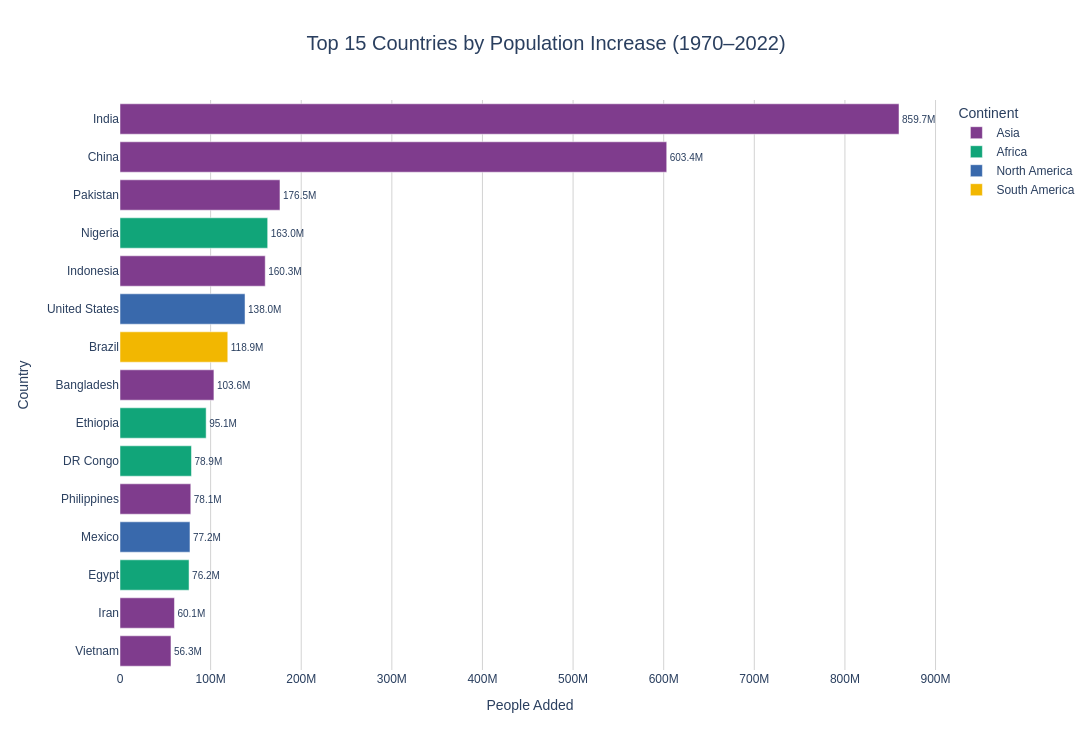

Write notebook code for a chart like this one.
### Markdown cell above
**Chart choice & justification:** *Which chart did you choose, and why? Justify design choices.

*YOUR ANSWER HERE* : I chose a horizontal bar chart because it makes it easy to compare population increases across the 15 countries. The countries are sorted in descending order, with the largest increase at the top. Different colours represent continents, making it easier to identify the African countries among the top 15. I used population increase (2022 population minus 1970 population) as the measurement.

### Code cell
# 1. Calculate population increase (1970–2022)
df['Population Added'] = (
    df['2022 Population'] - df['1970 Population']
)

# 2. Select the top 15 countries
top15 = df.nlargest(15, 'Population Added').copy()

# 3. Count African countries
africa_count = (
    top15['Continent'] == 'Africa'
).sum()

# 4. Sort countries for ranking (smallest at bottom)
top15_sorted = top15.sort_values(
    'Population Added', ascending=True
)

# 5. Create professional horizontal bar chart
fig = px.bar(
    top15_sorted,
    x='Population Added',
    y='Country',
    color='Continent',
    orientation='h',
    text=top15_sorted['Population Added'].apply(
        lambda x: f'{x / 1_000_000:.1f}M'
    ),
    color_discrete_sequence=px.colors.qualitative.Bold,
    title='Top 15 Countries by Population Increase (1970–2022)',
    labels={
        'Population Added': 'Population Added',
        'Country': 'Country',
        'Continent': 'Continent'
    },
    template='plotly_white'
)

# 6. Improve chart appearance
fig.update_traces(
    textposition='outside',
    textfont=dict(size=10),
    cliponaxis=False,
    hovertemplate=(
        '<b>%{y}</b><br>'
        'Population added: %{x:,.0f}<br>'
        'Continent: %{fullData.name}'
        '<extra></extra>'
    )
)

fig.update_layout(
    title=dict(
        text='Top 15 Countries by Population Increase (1970–2022)',
        x=0.5,
        xanchor='center',
        font=dict(size=20)
    ),
    height=750,
    width=1100,
    font=dict(family='Arial', size=12),
    legend_title_text='Continent',
    xaxis=dict(
        title='People Added',
        showgrid=True,
        gridcolor='lightgrey',
        tickformat='.0s',
        zeroline=False
    ),
    yaxis=dict(
        title='Country',
        categoryorder='array',
        categoryarray=top15_sorted['Country'].tolist()
    ),
    margin=dict(l=120, r=100, t=100, b=80),
    plot_bgcolor='white',
    paper_bgcolor='white'
)

# 7. Display chart
fig.show()

# 8. Display results
print("=" * 55)
print("Q2: POPULATION INCREASE ANALYSIS")
print("=" * 55)

print(f"\nAfrican countries in the top 15: {africa_count}")

print("\nTop 15 countries:")
print(
    top15.sort_values(
        'Population Added', ascending=False
    )[['Country', 'Continent', 'Population Added']]
    .to_string(index=False)
)

print("\nAfrican countries in the top 15:")
print(
    top15[top15['Continent'] == 'Africa']['Country'].tolist()
)

### Figure 1 — Plotly figure (JSON) as saved in the notebook; plotly's stock layout.template omitted (floating-point values rounded to 4 significant figures)
{"data": [{"cliponaxis": false, "hovertemplate": "<b>%{y}</b><br>Population added: %{x:,.0f}<br>Continent: %{fullData.name}<extra></extra>", "legendgroup": "Asia", "marker": {"color": "rgb(127, 60, 141)", "pattern": {"shape": ""}}, "name": "Asia", "orientation": "h", "showlegend": true, "text": ["56.3M", "60.1M", "78.1M", "103.6M", "160.3M", "176.5M", "603.4M", "859.7M"], "textfont": {"size": 10}, "textposition": "outside", "type": "bar", "x": [56258007, 60100865, 78123423, 103644512, 160272945, 176533990, 603352887, 859671872], "xaxis": "x", "y": ["Vietnam", "Iran", "Philippines", "Bangladesh", "Indonesia", "Pakistan", "China", "India"], "yaxis": "y"}, {"cliponaxis": false, "hovertemplate": "<b>%{y}</b><br>Population added: %{x:,.0f}<br>Continent: %{fullData.name}<extra></extra>", "legendgroup": "Africa", "marker": {"color": "rgb(17, 165, 121)", "pattern": {"shape": ""}}, "name": "Africa", "orientation": "h", "showlegend": true, "text": ["76.2M", "78.9M", "95.1M", "163.0M"], "textfont": {"size": 10}, "textposition": "outside", "type": "bar", "x": [76208117, 78858479, 95071678, 162971948], "xaxis": "x", "y": ["Egypt", "DR Congo", "Ethiopia", "Nigeria"], "yaxis": "y"}, {"cliponaxis": false, "hovertemplate": "<b>%{y}</b><br>Population added: %{x:,.0f}<br>Continent: %{fullData.name}<extra></extra>", "legendgroup": "North America", "marker": {"color": "rgb(57, 105, 172)", "pattern": {"shape": ""}}, "name": "North America", "orientation": "h", "showlegend": true, "text": ["77.2M", "138.0M"], "textfont": {"size": 10}, "textposition": "outside", "type": "bar", "x": [77214819, 137961517], "xaxis": "x", "y": ["Mexico", "United States"], "yaxis": "y"}, {"cliponaxis": false, "hovertemplate": "<b>%{y}</b><br>Population added: %{x:,.0f}<br>Continent: %{fullData.name}<extra></extra>", "legendgroup": "South America", "marker": {"color": "rgb(242, 183, 1)", "pattern": {"shape": ""}}, "name": "South America", "orientation": "h", "showlegend": true, "text": ["118.9M"], "textfont": {"size": 10}, "textposition": "outside", "type": "bar", "x": [118943623], "xaxis": "x", "y": ["Brazil"], "yaxis": "y"}], "layout": {"barmode": "relative", "font": {"family": "Arial", "size": 12}, "height": 750, "legend": {"title": {"text": "Continent"}, "tracegroupgap": 0}, "margin": {"b": 80, "l": 120, "r": 100, "t": 100}, "paper_bgcolor": "white", "plot_bgcolor": "white", "title": {"font": {"size": 20}, "text": "Top 15 Countries by Population Increase (1970–2022)", "x": 0.5, "xanchor": "center"}, "width": 1100, "xaxis": {"anchor": "y", "domain": [0, 1], "gridcolor": "lightgrey", "showgrid": true, "tickformat": ".0s", "title": {"text": "People Added"}, "zeroline": false}, "yaxis": {"anchor": "x", "categoryarray": ["Vietnam", "Iran", "Egypt", "Mexico", "Philippines", "DR Congo", "Ethiopia", "Bangladesh", "Brazil", "United States", "Indonesia", "Nigeria", "Pakistan", "China", "India"], "categoryorder": "array", "domain": [0, 1], "title": {"text": "Country"}}}}
